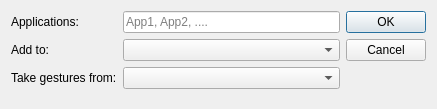
<?xml version="1.0" encoding="UTF-8"?>
<ui version="4.0">
 <class>NewGroupDialog</class>
 <widget class="QDialog" name="NewGroupDialog">
  <property name="geometry">
   <rect>
    <x>0</x>
    <y>0</y>
    <width>437</width>
    <height>109</height>
   </rect>
  </property>
  <property name="windowTitle">
   <string>Dialog</string>
  </property>
  <layout class="QGridLayout" name="gridLayout">
   <item row="0" column="2">
    <widget class="QDialogButtonBox" name="buttonBox">
     <property name="orientation">
      <enum>Qt::Vertical</enum>
     </property>
     <property name="standardButtons">
      <set>QDialogButtonBox::Cancel|QDialogButtonBox::Ok</set>
     </property>
    </widget>
   </item>
   <item row="0" column="0">
    <layout class="QGridLayout" name="gridLayout_2">
     <item row="4" column="0">
      <spacer name="verticalSpacer">
       <property name="orientation">
        <enum>Qt::Vertical</enum>
       </property>
       <property name="sizeHint" stdset="0">
        <size>
         <width>20</width>
         <height>40</height>
        </size>
       </property>
      </spacer>
     </item>
     <item row="2" column="1">
      <widget class="QComboBox" name="groupCombo"/>
     </item>
     <item row="0" column="0">
      <widget class="QLabel" name="label">
       <property name="text">
        <string>Applications:</string>
       </property>
      </widget>
     </item>
     <item row="2" column="0">
      <widget class="QLabel" name="label_2">
       <property name="text">
        <string>Take gestures from:</string>
       </property>
      </widget>
     </item>
     <item row="0" column="1">
      <widget class="QLineEdit" name="appList">
       <property name="text">
        <string/>
       </property>
       <property name="placeholderText">
        <string>App1, App2, ....</string>
       </property>
      </widget>
     </item>
     <item row="1" column="0">
      <widget class="QLabel" name="label_3">
       <property name="text">
        <string>Add to:</string>
       </property>
      </widget>
     </item>
     <item row="1" column="1">
      <widget class="QComboBox" name="targetCombo"/>
     </item>
    </layout>
   </item>
  </layout>
 </widget>
 <resources/>
 <connections>
  <connection>
   <sender>buttonBox</sender>
   <signal>accepted()</signal>
   <receiver>NewGroupDialog</receiver>
   <slot>accept()</slot>
   <hints>
    <hint type="sourcelabel">
     <x>248</x>
     <y>254</y>
    </hint>
    <hint type="destinationlabel">
     <x>157</x>
     <y>274</y>
    </hint>
   </hints>
  </connection>
  <connection>
   <sender>buttonBox</sender>
   <signal>rejected()</signal>
   <receiver>NewGroupDialog</receiver>
   <slot>reject()</slot>
   <hints>
    <hint type="sourcelabel">
     <x>316</x>
     <y>260</y>
    </hint>
    <hint type="destinationlabel">
     <x>286</x>
     <y>274</y>
    </hint>
   </hints>
  </connection>
 </connections>
</ui>
